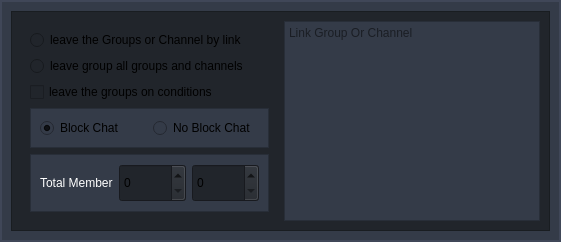
                          <widget class="QWidget" name="page_8">
                           <layout class="QVBoxLayout" name="verticalLayout_48">
                            <property name="leftMargin">
                             <number>0</number>
                            </property>
                            <property name="topMargin">
                             <number>0</number>
                            </property>
                            <property name="rightMargin">
                             <number>0</number>
                            </property>
                            <property name="bottomMargin">
                             <number>0</number>
                            </property>
                            <item>
                             <widget class="QFrame" name="frame_33">
                              <property name="styleSheet">
                               <string notr="true">#frame_33{
background-color: rgb(52, 59, 72);
border: 2px solid rgb(64, 71, 88);
}</string>
                              </property>
                              <property name="frameShape">
                               <enum>QFrame::StyledPanel</enum>
                              </property>
                              <property name="frameShadow">
                               <enum>QFrame::Raised</enum>
                              </property>
                              <layout class="QVBoxLayout" name="verticalLayout_28">
                               <item>
                                <widget class="QFrame" name="frame_41">
                                 <property name="minimumSize">
                                  <size>
                                   <width>0</width>
                                   <height>50</height>
                                  </size>
                                 </property>
                                 <property name="maximumSize">
                                  <size>
                                   <width>16777215</width>
                                   <height>16777215</height>
                                  </size>
                                 </property>
                                 <property name="styleSheet">
                                  <string notr="true">background-color: rgb(33, 37, 43)</string>
                                 </property>
                                 <property name="frameShape">
                                  <enum>QFrame::StyledPanel</enum>
                                 </property>
                                 <property name="frameShadow">
                                  <enum>QFrame::Raised</enum>
                                 </property>
                                 <layout class="QHBoxLayout" name="horizontalLayout_12">
                                  <item alignment="Qt::AlignTop">
                                   <widget class="QWidget" name="widget_6" native="true">
                                    <property name="minimumSize">
                                     <size>
                                      <width>0</width>
                                      <height>100</height>
                                     </size>
                                    </property>
                                    <layout class="QVBoxLayout" name="verticalLayout_14">
                                     <item>
                                      <widget class="QRadioButton" name="radioButton_20">
                                       <property name="text">
                                        <string>leave the Groups or Channel by link</string>
                                       </property>
                                      </widget>
                                     </item>
                                     <item>
                                      <widget class="QRadioButton" name="radioButton_15">
                                       <property name="text">
                                        <string>leave group all groups and channels</string>
                                       </property>
                                      </widget>
                                     </item>
                                     <item>
                                      <widget class="QCheckBox" name="checkBox_12">
                                       <property name="text">
                                        <string>leave the groups on conditions</string>
                                       </property>
                                      </widget>
                                     </item>
                                     <item alignment="Qt::AlignTop">
                                      <widget class="QFrame" name="frame_53">
                                       <property name="styleSheet">
                                        <string notr="true">background-color: rgb(52, 59, 72);</string>
                                       </property>
                                       <property name="frameShape">
                                        <enum>QFrame::StyledPanel</enum>
                                       </property>
                                       <property name="frameShadow">
                                        <enum>QFrame::Raised</enum>
                                       </property>
                                       <layout class="QHBoxLayout" name="horizontalLayout_61">
                                        <item>
                                         <widget class="QRadioButton" name="radioButton_13">
                                          <property name="text">
                                           <string>Block Chat</string>
                                          </property>
                                          <property name="checked">
                                           <bool>true</bool>
                                          </property>
                                         </widget>
                                        </item>
                                        <item>
                                         <widget class="QRadioButton" name="radioButton_11">
                                          <property name="text">
                                           <string>No Block Chat</string>
                                          </property>
                                          <property name="checked">
                                           <bool>false</bool>
                                          </property>
                                         </widget>
                                        </item>
                                       </layout>
                                      </widget>
                                     </item>
                                     <item alignment="Qt::AlignTop">
                                      <widget class="QFrame" name="frame_35">
                                       <property name="styleSheet">
                                        <string notr="true">background-color: rgb(52, 59, 72);</string>
                                       </property>
                                       <property name="frameShape">
                                        <enum>QFrame::StyledPanel</enum>
                                       </property>
                                       <property name="frameShadow">
                                        <enum>QFrame::Raised</enum>
                                       </property>
                                       <layout class="QHBoxLayout" name="horizontalLayout_53">
                                        <item>
                                         <widget class="QLabel" name="label_9">
                                          <property name="styleSheet">
                                           <string notr="true">color: rgb(255, 255, 255);</string>
                                          </property>
                                          <property name="text">
                                           <string>Total Member</string>
                                          </property>
                                         </widget>
                                        </item>
                                        <item>
                                         <widget class="QSpinBox" name="spinBox_5">
                                          <property name="minimumSize">
                                           <size>
                                            <width>0</width>
                                            <height>38</height>
                                           </size>
                                          </property>
                                          <property name="styleSheet">
                                           <string notr="true">background-color: rgb(33, 37, 43);</string>
                                          </property>
                                          <property name="maximum">
                                           <number>999999999</number>
                                          </property>
                                          <property name="singleStep">
                                           <number>10</number>
                                          </property>
                                         </widget>
                                        </item>
                                        <item>
                                         <widget class="QSpinBox" name="spinBox_6">
                                          <property name="minimumSize">
                                           <size>
                                            <width>0</width>
                                            <height>38</height>
                                           </size>
                                          </property>
                                          <property name="styleSheet">
                                           <string notr="true">background-color: rgb(33, 37, 43);</string>
                                          </property>
                                          <property name="maximum">
                                           <number>999999999</number>
                                          </property>
                                          <property name="singleStep">
                                           <number>10</number>
                                          </property>
                                         </widget>
                                        </item>
                                       </layout>
                                      </widget>
                                     </item>
                                    </layout>
                                   </widget>
                                  </item>
                                  <item>
                                   <widget class="QPlainTextEdit" name="plainTextEdit_8">
                                    <property name="styleSheet">
                                     <string notr="true">background-color: rgb(52, 59, 72)</string>
                                    </property>
                                    <property name="placeholderText">
                                     <string>Link Group Or Channel</string>
                                    </property>
                                   </widget>
                                  </item>
                                 </layout>
                                </widget>
                               </item>
                              </layout>
                             </widget>
                            </item>
                           </layout>
                          </widget>
